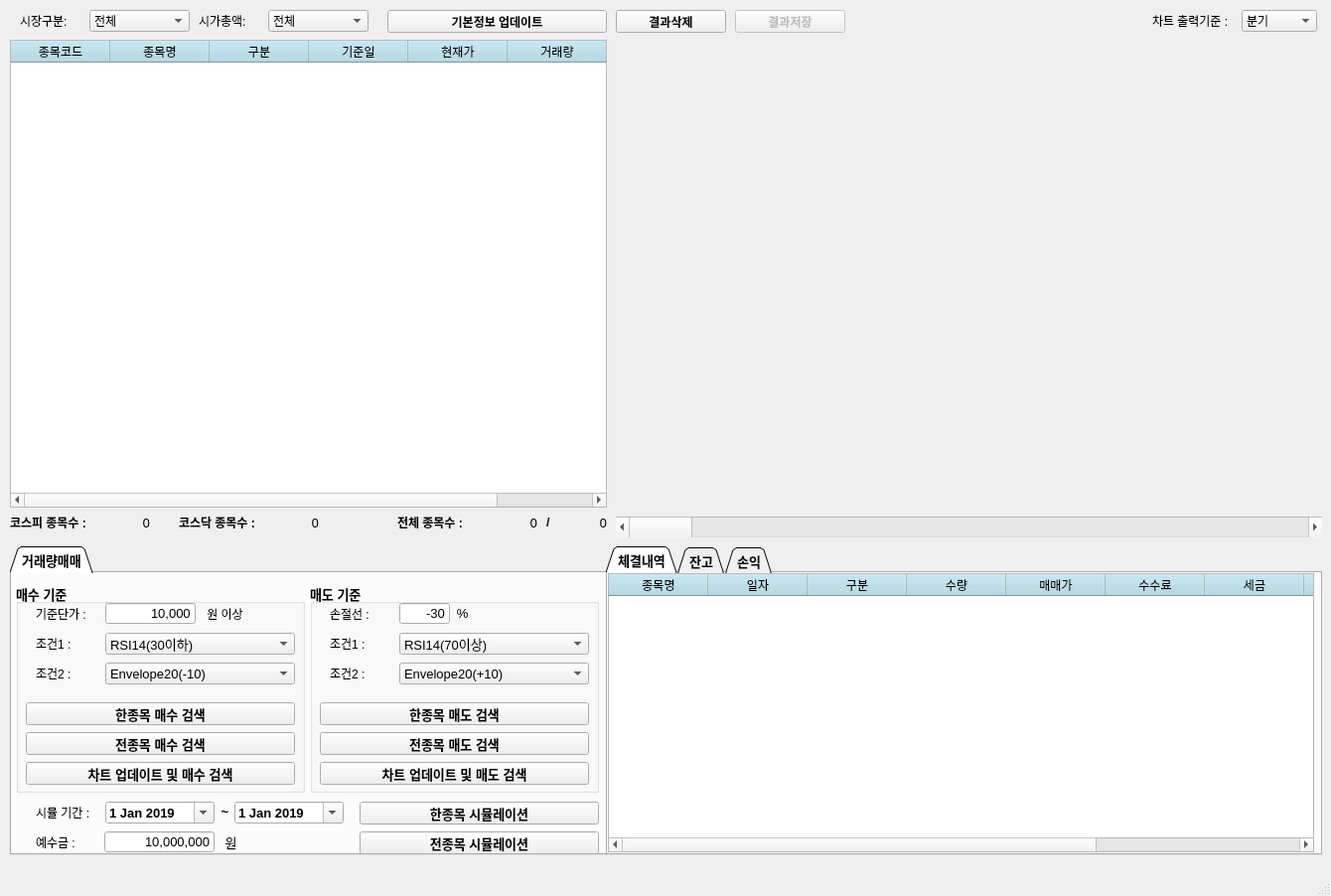
<?xml version="1.0" encoding="UTF-8"?>
<ui version="4.0">
 <class>MainWindow</class>
 <widget class="QMainWindow" name="MainWindow">
  <property name="geometry">
   <rect>
    <x>0</x>
    <y>0</y>
    <width>1340</width>
    <height>902</height>
   </rect>
  </property>
  <property name="sizePolicy">
   <sizepolicy hsizetype="Fixed" vsizetype="Fixed">
    <horstretch>0</horstretch>
    <verstretch>0</verstretch>
   </sizepolicy>
  </property>
  <property name="minimumSize">
   <size>
    <width>1340</width>
    <height>902</height>
   </size>
  </property>
  <property name="maximumSize">
   <size>
    <width>1340</width>
    <height>902</height>
   </size>
  </property>
  <property name="baseSize">
   <size>
    <width>1340</width>
    <height>902</height>
   </size>
  </property>
  <property name="windowTitle">
   <string>MainWindow</string>
  </property>
  <widget class="QWidget" name="centralwidget">
   <widget class="QTableWidget" name="stockTable">
    <property name="geometry">
     <rect>
      <x>10</x>
      <y>40</y>
      <width>601</width>
      <height>471</height>
     </rect>
    </property>
    <property name="autoFillBackground">
     <bool>false</bool>
    </property>
    <property name="styleSheet">
     <string notr="true">QHeaderView::section
{
background-color:lightblue;
}</string>
    </property>
    <property name="editTriggers">
     <set>QAbstractItemView::NoEditTriggers</set>
    </property>
    <property name="selectionMode">
     <enum>QAbstractItemView::SingleSelection</enum>
    </property>
    <property name="selectionBehavior">
     <enum>QAbstractItemView::SelectRows</enum>
    </property>
    <attribute name="verticalHeaderVisible">
     <bool>false</bool>
    </attribute>
    <column>
     <property name="text">
      <string>종목코드</string>
     </property>
    </column>
    <column>
     <property name="text">
      <string>종목명</string>
     </property>
    </column>
    <column>
     <property name="text">
      <string>구분</string>
     </property>
    </column>
    <column>
     <property name="text">
      <string>기준일</string>
     </property>
    </column>
    <column>
     <property name="text">
      <string>현재가</string>
     </property>
    </column>
    <column>
     <property name="text">
      <string>거래량</string>
     </property>
    </column>
   </widget>
   <widget class="QLabel" name="label_6">
    <property name="geometry">
     <rect>
      <x>10</x>
      <y>510</y>
      <width>111</width>
      <height>31</height>
     </rect>
    </property>
    <property name="font">
     <font>
      <weight>75</weight>
      <bold>true</bold>
     </font>
    </property>
    <property name="text">
     <string>코스피 종목수 :</string>
    </property>
   </widget>
   <widget class="QLabel" name="label_7">
    <property name="geometry">
     <rect>
      <x>180</x>
      <y>510</y>
      <width>111</width>
      <height>31</height>
     </rect>
    </property>
    <property name="font">
     <font>
      <weight>75</weight>
      <bold>true</bold>
     </font>
    </property>
    <property name="text">
     <string>코스닥 종목수 :</string>
    </property>
   </widget>
   <widget class="QLabel" name="ko_cntLabel">
    <property name="geometry">
     <rect>
      <x>100</x>
      <y>510</y>
      <width>51</width>
      <height>31</height>
     </rect>
    </property>
    <property name="font">
     <font>
      <family>맑은 고딕</family>
      <pointsize>10</pointsize>
      <weight>50</weight>
      <bold>false</bold>
     </font>
    </property>
    <property name="text">
     <string>0</string>
    </property>
    <property name="alignment">
     <set>Qt::AlignRight|Qt::AlignTrailing|Qt::AlignVCenter</set>
    </property>
   </widget>
   <widget class="QLabel" name="kq_cntLabel">
    <property name="geometry">
     <rect>
      <x>270</x>
      <y>510</y>
      <width>51</width>
      <height>31</height>
     </rect>
    </property>
    <property name="font">
     <font>
      <family>맑은 고딕</family>
      <pointsize>10</pointsize>
      <weight>50</weight>
      <bold>false</bold>
     </font>
    </property>
    <property name="text">
     <string>0</string>
    </property>
    <property name="alignment">
     <set>Qt::AlignRight|Qt::AlignTrailing|Qt::AlignVCenter</set>
    </property>
   </widget>
   <widget class="QLabel" name="runcntLabel">
    <property name="geometry">
     <rect>
      <x>490</x>
      <y>510</y>
      <width>51</width>
      <height>31</height>
     </rect>
    </property>
    <property name="font">
     <font>
      <family>맑은 고딕</family>
      <pointsize>10</pointsize>
      <weight>50</weight>
      <bold>false</bold>
     </font>
    </property>
    <property name="text">
     <string>0</string>
    </property>
    <property name="alignment">
     <set>Qt::AlignRight|Qt::AlignTrailing|Qt::AlignVCenter</set>
    </property>
   </widget>
   <widget class="QLabel" name="label_8">
    <property name="geometry">
     <rect>
      <x>400</x>
      <y>510</y>
      <width>91</width>
      <height>31</height>
     </rect>
    </property>
    <property name="font">
     <font>
      <weight>75</weight>
      <bold>true</bold>
     </font>
    </property>
    <property name="text">
     <string>전체 종목수 :</string>
    </property>
   </widget>
   <widget class="QLabel" name="label_9">
    <property name="geometry">
     <rect>
      <x>550</x>
      <y>510</y>
      <width>16</width>
      <height>31</height>
     </rect>
    </property>
    <property name="font">
     <font>
      <weight>75</weight>
      <bold>true</bold>
     </font>
    </property>
    <property name="text">
     <string>/</string>
    </property>
   </widget>
   <widget class="QLabel" name="allcntLabel">
    <property name="geometry">
     <rect>
      <x>560</x>
      <y>510</y>
      <width>51</width>
      <height>31</height>
     </rect>
    </property>
    <property name="font">
     <font>
      <family>맑은 고딕</family>
      <pointsize>10</pointsize>
      <weight>50</weight>
      <bold>false</bold>
     </font>
    </property>
    <property name="text">
     <string>0</string>
    </property>
    <property name="alignment">
     <set>Qt::AlignRight|Qt::AlignTrailing|Qt::AlignVCenter</set>
    </property>
   </widget>
   <widget class="QTabWidget" name="configTabWidget">
    <property name="geometry">
     <rect>
      <x>10</x>
      <y>550</y>
      <width>601</width>
      <height>311</height>
     </rect>
    </property>
    <property name="font">
     <font>
      <family>Arial</family>
      <pointsize>10</pointsize>
      <weight>75</weight>
      <bold>true</bold>
     </font>
    </property>
    <property name="contextMenuPolicy">
     <enum>Qt::DefaultContextMenu</enum>
    </property>
    <property name="autoFillBackground">
     <bool>false</bool>
    </property>
    <property name="tabShape">
     <enum>QTabWidget::Triangular</enum>
    </property>
    <property name="currentIndex">
     <number>0</number>
    </property>
    <property name="tabsClosable">
     <bool>false</bool>
    </property>
    <property name="tabBarAutoHide">
     <bool>false</bool>
    </property>
    <widget class="QWidget" name="volume_trade">
     <attribute name="title">
      <string>거래량매매</string>
     </attribute>
     <widget class="QGroupBox" name="groupBox">
      <property name="geometry">
       <rect>
        <x>4</x>
        <y>10</y>
        <width>291</width>
        <height>211</height>
       </rect>
      </property>
      <property name="title">
       <string>매수 기준</string>
      </property>
      <widget class="QLabel" name="label_3">
       <property name="geometry">
        <rect>
         <x>20</x>
         <y>50</y>
         <width>71</width>
         <height>21</height>
        </rect>
       </property>
       <property name="font">
        <font>
         <family>Arial</family>
         <pointsize>9</pointsize>
         <weight>50</weight>
         <bold>false</bold>
        </font>
       </property>
       <property name="text">
        <string>조건1 :</string>
       </property>
      </widget>
      <widget class="QComboBox" name="buy_cond1ComboBox">
       <property name="geometry">
        <rect>
         <x>90</x>
         <y>50</y>
         <width>191</width>
         <height>22</height>
        </rect>
       </property>
       <property name="font">
        <font>
         <weight>50</weight>
         <bold>false</bold>
        </font>
       </property>
       <property name="currentIndex">
        <number>0</number>
       </property>
       <item>
        <property name="text">
         <string>RSI14(30이하)</string>
        </property>
       </item>
       <item>
        <property name="text">
         <string>MFI14(20이하)</string>
        </property>
       </item>
       <item>
        <property name="text">
         <string>Envelope20(-10)</string>
        </property>
       </item>
      </widget>
      <widget class="QLineEdit" name="buy_cond0LineEdit">
       <property name="geometry">
        <rect>
         <x>90</x>
         <y>20</y>
         <width>91</width>
         <height>21</height>
        </rect>
       </property>
       <property name="font">
        <font>
         <weight>50</weight>
         <bold>false</bold>
        </font>
       </property>
       <property name="focusPolicy">
        <enum>Qt::StrongFocus</enum>
       </property>
       <property name="autoFillBackground">
        <bool>false</bool>
       </property>
       <property name="inputMask">
        <string/>
       </property>
       <property name="text">
        <string>10,000</string>
       </property>
       <property name="maxLength">
        <number>12</number>
       </property>
       <property name="frame">
        <bool>true</bool>
       </property>
       <property name="alignment">
        <set>Qt::AlignRight|Qt::AlignTrailing|Qt::AlignVCenter</set>
       </property>
       <property name="placeholderText">
        <string/>
       </property>
       <property name="clearButtonEnabled">
        <bool>false</bool>
       </property>
      </widget>
      <widget class="QLabel" name="label_29">
       <property name="geometry">
        <rect>
         <x>20</x>
         <y>20</y>
         <width>71</width>
         <height>21</height>
        </rect>
       </property>
       <property name="font">
        <font>
         <family>Arial</family>
         <pointsize>9</pointsize>
         <weight>50</weight>
         <bold>false</bold>
        </font>
       </property>
       <property name="text">
        <string>기준단가 :</string>
       </property>
      </widget>
      <widget class="QLabel" name="label_30">
       <property name="geometry">
        <rect>
         <x>180</x>
         <y>20</y>
         <width>61</width>
         <height>21</height>
        </rect>
       </property>
       <property name="font">
        <font>
         <family>Arial</family>
         <pointsize>9</pointsize>
         <weight>50</weight>
         <bold>false</bold>
        </font>
       </property>
       <property name="text">
        <string>원 이상</string>
       </property>
       <property name="alignment">
        <set>Qt::AlignCenter</set>
       </property>
      </widget>
      <widget class="QPushButton" name="search_buyPushButton">
       <property name="geometry">
        <rect>
         <x>10</x>
         <y>150</y>
         <width>271</width>
         <height>23</height>
        </rect>
       </property>
       <property name="text">
        <string>전종목 매수 검색</string>
       </property>
      </widget>
      <widget class="QComboBox" name="buy_cond2ComboBox">
       <property name="geometry">
        <rect>
         <x>90</x>
         <y>80</y>
         <width>191</width>
         <height>22</height>
        </rect>
       </property>
       <property name="font">
        <font>
         <weight>50</weight>
         <bold>false</bold>
        </font>
       </property>
       <property name="currentIndex">
        <number>2</number>
       </property>
       <item>
        <property name="text">
         <string>RSI14(30이하)</string>
        </property>
       </item>
       <item>
        <property name="text">
         <string>MFI14(20이하)</string>
        </property>
       </item>
       <item>
        <property name="text">
         <string>Envelope20(-10)</string>
        </property>
       </item>
      </widget>
      <widget class="QLabel" name="label_5">
       <property name="geometry">
        <rect>
         <x>20</x>
         <y>80</y>
         <width>71</width>
         <height>21</height>
        </rect>
       </property>
       <property name="font">
        <font>
         <family>Arial</family>
         <pointsize>9</pointsize>
         <weight>50</weight>
         <bold>false</bold>
        </font>
       </property>
       <property name="text">
        <string>조건2 :</string>
       </property>
      </widget>
      <widget class="QPushButton" name="update_search_buyPushButton">
       <property name="geometry">
        <rect>
         <x>10</x>
         <y>180</y>
         <width>271</width>
         <height>23</height>
        </rect>
       </property>
       <property name="text">
        <string>차트 업데이트 및 매수 검색</string>
       </property>
      </widget>
      <widget class="QPushButton" name="search_buyOnePushButton">
       <property name="geometry">
        <rect>
         <x>10</x>
         <y>120</y>
         <width>271</width>
         <height>23</height>
        </rect>
       </property>
       <property name="text">
        <string>한종목 매수 검색</string>
       </property>
      </widget>
     </widget>
     <widget class="QDateEdit" name="sim_startDateEdit">
      <property name="geometry">
       <rect>
        <x>94</x>
        <y>230</y>
        <width>110</width>
        <height>22</height>
       </rect>
      </property>
      <property name="dateTime">
       <datetime>
        <hour>0</hour>
        <minute>0</minute>
        <second>0</second>
        <year>2019</year>
        <month>1</month>
        <day>1</day>
       </datetime>
      </property>
      <property name="calendarPopup">
       <bool>true</bool>
      </property>
     </widget>
     <widget class="QLabel" name="label_11">
      <property name="geometry">
       <rect>
        <x>204</x>
        <y>230</y>
        <width>21</width>
        <height>21</height>
       </rect>
      </property>
      <property name="font">
       <font>
        <weight>75</weight>
        <bold>true</bold>
       </font>
      </property>
      <property name="text">
       <string>~</string>
      </property>
      <property name="alignment">
       <set>Qt::AlignCenter</set>
      </property>
     </widget>
     <widget class="QDateEdit" name="sim_endDateEdit">
      <property name="geometry">
       <rect>
        <x>224</x>
        <y>230</y>
        <width>110</width>
        <height>22</height>
       </rect>
      </property>
      <property name="dateTime">
       <datetime>
        <hour>0</hour>
        <minute>0</minute>
        <second>0</second>
        <year>2019</year>
        <month>1</month>
        <day>1</day>
       </datetime>
      </property>
      <property name="calendarPopup">
       <bool>true</bool>
      </property>
     </widget>
     <widget class="QGroupBox" name="groupBox_2">
      <property name="geometry">
       <rect>
        <x>300</x>
        <y>10</y>
        <width>291</width>
        <height>211</height>
       </rect>
      </property>
      <property name="title">
       <string>매도 기준</string>
      </property>
      <widget class="QLabel" name="label_12">
       <property name="geometry">
        <rect>
         <x>20</x>
         <y>50</y>
         <width>71</width>
         <height>21</height>
        </rect>
       </property>
       <property name="font">
        <font>
         <family>Arial</family>
         <pointsize>9</pointsize>
         <weight>50</weight>
         <bold>false</bold>
        </font>
       </property>
       <property name="text">
        <string>조건1 :</string>
       </property>
      </widget>
      <widget class="QComboBox" name="sell_cond1ComboBox">
       <property name="geometry">
        <rect>
         <x>90</x>
         <y>50</y>
         <width>191</width>
         <height>22</height>
        </rect>
       </property>
       <property name="font">
        <font>
         <weight>50</weight>
         <bold>false</bold>
        </font>
       </property>
       <property name="currentIndex">
        <number>0</number>
       </property>
       <item>
        <property name="text">
         <string>RSI14(70이상)</string>
        </property>
       </item>
       <item>
        <property name="text">
         <string>MFI14(80이상)</string>
        </property>
       </item>
       <item>
        <property name="text">
         <string>Envelope20(+10)</string>
        </property>
       </item>
      </widget>
      <widget class="QLabel" name="label_35">
       <property name="geometry">
        <rect>
         <x>20</x>
         <y>20</y>
         <width>71</width>
         <height>21</height>
        </rect>
       </property>
       <property name="font">
        <font>
         <family>Arial</family>
         <pointsize>9</pointsize>
         <weight>50</weight>
         <bold>false</bold>
        </font>
       </property>
       <property name="text">
        <string>손절선 : </string>
       </property>
      </widget>
      <widget class="QLineEdit" name="sell_cond0LineEdit">
       <property name="geometry">
        <rect>
         <x>90</x>
         <y>20</y>
         <width>51</width>
         <height>21</height>
        </rect>
       </property>
       <property name="font">
        <font>
         <weight>50</weight>
         <bold>false</bold>
        </font>
       </property>
       <property name="focusPolicy">
        <enum>Qt::StrongFocus</enum>
       </property>
       <property name="autoFillBackground">
        <bool>false</bool>
       </property>
       <property name="inputMask">
        <string/>
       </property>
       <property name="text">
        <string>-30</string>
       </property>
       <property name="maxLength">
        <number>6</number>
       </property>
       <property name="frame">
        <bool>true</bool>
       </property>
       <property name="alignment">
        <set>Qt::AlignRight|Qt::AlignTrailing|Qt::AlignVCenter</set>
       </property>
       <property name="placeholderText">
        <string/>
       </property>
       <property name="clearButtonEnabled">
        <bool>false</bool>
       </property>
      </widget>
      <widget class="QLabel" name="label_37">
       <property name="geometry">
        <rect>
         <x>140</x>
         <y>20</y>
         <width>31</width>
         <height>21</height>
        </rect>
       </property>
       <property name="font">
        <font>
         <weight>50</weight>
         <bold>false</bold>
        </font>
       </property>
       <property name="text">
        <string>% </string>
       </property>
       <property name="alignment">
        <set>Qt::AlignCenter</set>
       </property>
      </widget>
      <widget class="QPushButton" name="search_sellPushButton">
       <property name="geometry">
        <rect>
         <x>10</x>
         <y>150</y>
         <width>271</width>
         <height>23</height>
        </rect>
       </property>
       <property name="text">
        <string>전종목 매도 검색</string>
       </property>
      </widget>
      <widget class="QLabel" name="label_13">
       <property name="geometry">
        <rect>
         <x>20</x>
         <y>80</y>
         <width>71</width>
         <height>21</height>
        </rect>
       </property>
       <property name="font">
        <font>
         <family>Arial</family>
         <pointsize>9</pointsize>
         <weight>50</weight>
         <bold>false</bold>
        </font>
       </property>
       <property name="text">
        <string>조건2 :</string>
       </property>
      </widget>
      <widget class="QComboBox" name="sell_cond2ComboBox">
       <property name="geometry">
        <rect>
         <x>90</x>
         <y>80</y>
         <width>191</width>
         <height>22</height>
        </rect>
       </property>
       <property name="font">
        <font>
         <weight>50</weight>
         <bold>false</bold>
        </font>
       </property>
       <property name="currentIndex">
        <number>2</number>
       </property>
       <item>
        <property name="text">
         <string>RSI14(70이상)</string>
        </property>
       </item>
       <item>
        <property name="text">
         <string>MFI14(80이상)</string>
        </property>
       </item>
       <item>
        <property name="text">
         <string>Envelope20(+10)</string>
        </property>
       </item>
      </widget>
      <widget class="QPushButton" name="update_search_sellPushButton">
       <property name="geometry">
        <rect>
         <x>10</x>
         <y>180</y>
         <width>271</width>
         <height>23</height>
        </rect>
       </property>
       <property name="text">
        <string>차트 업데이트 및 매도 검색</string>
       </property>
      </widget>
      <widget class="QPushButton" name="search_sellOnePushButton">
       <property name="geometry">
        <rect>
         <x>10</x>
         <y>120</y>
         <width>271</width>
         <height>23</height>
        </rect>
       </property>
       <property name="text">
        <string>한종목 매도 검색</string>
       </property>
      </widget>
     </widget>
     <widget class="QPushButton" name="runPushButton">
      <property name="geometry">
       <rect>
        <x>350</x>
        <y>230</y>
        <width>241</width>
        <height>23</height>
       </rect>
      </property>
      <property name="text">
       <string>한종목 시뮬레이션</string>
      </property>
     </widget>
     <widget class="QLabel" name="label_4">
      <property name="geometry">
       <rect>
        <x>24</x>
        <y>230</y>
        <width>71</width>
        <height>21</height>
       </rect>
      </property>
      <property name="font">
       <font>
        <family>Arial</family>
        <pointsize>9</pointsize>
        <weight>50</weight>
        <bold>false</bold>
       </font>
      </property>
      <property name="text">
       <string>시뮬 기간 :</string>
      </property>
     </widget>
     <widget class="QPushButton" name="run_totalPushButton">
      <property name="geometry">
       <rect>
        <x>350</x>
        <y>260</y>
        <width>241</width>
        <height>23</height>
       </rect>
      </property>
      <property name="text">
       <string>전종목 시뮬레이션</string>
      </property>
     </widget>
     <widget class="QLabel" name="label_15">
      <property name="geometry">
       <rect>
        <x>24</x>
        <y>260</y>
        <width>71</width>
        <height>21</height>
       </rect>
      </property>
      <property name="font">
       <font>
        <family>Arial</family>
        <pointsize>9</pointsize>
        <weight>50</weight>
        <bold>false</bold>
       </font>
      </property>
      <property name="text">
       <string>예수금 :</string>
      </property>
     </widget>
     <widget class="QLabel" name="label_16">
      <property name="geometry">
       <rect>
        <x>210</x>
        <y>260</y>
        <width>21</width>
        <height>21</height>
       </rect>
      </property>
      <property name="font">
       <font>
        <weight>50</weight>
        <bold>false</bold>
       </font>
      </property>
      <property name="text">
       <string>원</string>
      </property>
      <property name="alignment">
       <set>Qt::AlignCenter</set>
      </property>
     </widget>
     <widget class="QLineEdit" name="depositLineEdit">
      <property name="geometry">
       <rect>
        <x>93</x>
        <y>260</y>
        <width>111</width>
        <height>21</height>
       </rect>
      </property>
      <property name="font">
       <font>
        <weight>50</weight>
        <bold>false</bold>
       </font>
      </property>
      <property name="focusPolicy">
       <enum>Qt::StrongFocus</enum>
      </property>
      <property name="inputMask">
       <string/>
      </property>
      <property name="text">
       <string>10,000,000</string>
      </property>
      <property name="maxLength">
       <number>13</number>
      </property>
      <property name="alignment">
       <set>Qt::AlignRight|Qt::AlignTrailing|Qt::AlignVCenter</set>
      </property>
     </widget>
    </widget>
   </widget>
   <widget class="QWidget" name="verticalLayoutWidget">
    <property name="geometry">
     <rect>
      <x>620</x>
      <y>40</y>
      <width>711</width>
      <height>471</height>
     </rect>
    </property>
    <layout class="QVBoxLayout" name="chartVerticalLayout"/>
   </widget>
   <widget class="QScrollBar" name="chartScrollBar">
    <property name="geometry">
     <rect>
      <x>620</x>
      <y>520</y>
      <width>711</width>
      <height>21</height>
     </rect>
    </property>
    <property name="orientation">
     <enum>Qt::Horizontal</enum>
    </property>
   </widget>
   <widget class="QTabWidget" name="tabWidget">
    <property name="geometry">
     <rect>
      <x>610</x>
      <y>550</y>
      <width>721</width>
      <height>311</height>
     </rect>
    </property>
    <property name="font">
     <font>
      <family>Arial</family>
      <pointsize>10</pointsize>
      <weight>75</weight>
      <bold>true</bold>
     </font>
    </property>
    <property name="tabShape">
     <enum>QTabWidget::Triangular</enum>
    </property>
    <property name="currentIndex">
     <number>0</number>
    </property>
    <widget class="QWidget" name="stock_sim_result">
     <attribute name="title">
      <string>체결내역</string>
     </attribute>
     <widget class="QTableWidget" name="stockSimTable">
      <property name="geometry">
       <rect>
        <x>0</x>
        <y>0</y>
        <width>711</width>
        <height>281</height>
       </rect>
      </property>
      <property name="styleSheet">
       <string notr="true">QHeaderView::section
{
background-color:lightblue;
}</string>
      </property>
      <property name="editTriggers">
       <set>QAbstractItemView::NoEditTriggers</set>
      </property>
      <property name="selectionMode">
       <enum>QAbstractItemView::SingleSelection</enum>
      </property>
      <property name="selectionBehavior">
       <enum>QAbstractItemView::SelectRows</enum>
      </property>
      <attribute name="verticalHeaderVisible">
       <bool>false</bool>
      </attribute>
      <column>
       <property name="text">
        <string>종목명</string>
       </property>
      </column>
      <column>
       <property name="text">
        <string>일자</string>
       </property>
      </column>
      <column>
       <property name="text">
        <string>구분</string>
       </property>
      </column>
      <column>
       <property name="text">
        <string>수량</string>
       </property>
      </column>
      <column>
       <property name="text">
        <string>매매가</string>
       </property>
      </column>
      <column>
       <property name="text">
        <string>수수료</string>
       </property>
      </column>
      <column>
       <property name="text">
        <string>세금</string>
       </property>
      </column>
      <column>
       <property name="text">
        <string>수익률</string>
       </property>
      </column>
      <column>
       <property name="text">
        <string>수익금</string>
       </property>
      </column>
      <column>
       <property name="text">
        <string>누적수익금</string>
       </property>
      </column>
     </widget>
    </widget>
    <widget class="QWidget" name="market_sim_remain">
     <attribute name="title">
      <string>잔고</string>
     </attribute>
     <widget class="QTableWidget" name="stockRemainTable">
      <property name="geometry">
       <rect>
        <x>0</x>
        <y>0</y>
        <width>711</width>
        <height>251</height>
       </rect>
      </property>
      <property name="styleSheet">
       <string notr="true">QHeaderView::section
{
background-color:lightblue;
}</string>
      </property>
      <property name="editTriggers">
       <set>QAbstractItemView::NoEditTriggers</set>
      </property>
      <property name="selectionMode">
       <enum>QAbstractItemView::SingleSelection</enum>
      </property>
      <property name="selectionBehavior">
       <enum>QAbstractItemView::SelectRows</enum>
      </property>
      <attribute name="verticalHeaderVisible">
       <bool>false</bool>
      </attribute>
      <column>
       <property name="text">
        <string>종목명</string>
       </property>
      </column>
      <column>
       <property name="text">
        <string>매수일</string>
       </property>
      </column>
      <column>
       <property name="text">
        <string>수량</string>
       </property>
      </column>
      <column>
       <property name="text">
        <string>매수가</string>
       </property>
      </column>
      <column>
       <property name="text">
        <string>평가손익</string>
       </property>
      </column>
      <column>
       <property name="text">
        <string>수익률</string>
       </property>
      </column>
      <column>
       <property name="text">
        <string>현재가</string>
       </property>
      </column>
      <column>
       <property name="text">
        <string>매수금액</string>
       </property>
      </column>
      <column>
       <property name="text">
        <string>평가금액</string>
       </property>
      </column>
      <column>
       <property name="text">
        <string>수수료</string>
       </property>
      </column>
      <column>
       <property name="text">
        <string>세금</string>
       </property>
      </column>
     </widget>
     <widget class="QLabel" name="label_18">
      <property name="geometry">
       <rect>
        <x>140</x>
        <y>260</y>
        <width>111</width>
        <height>21</height>
       </rect>
      </property>
      <property name="font">
       <font>
        <family>Arial</family>
        <pointsize>9</pointsize>
        <weight>75</weight>
        <bold>true</bold>
       </font>
      </property>
      <property name="text">
       <string>전체 평가손익 :</string>
      </property>
     </widget>
     <widget class="QLabel" name="remain_profitLabel">
      <property name="geometry">
       <rect>
        <x>250</x>
        <y>260</y>
        <width>131</width>
        <height>21</height>
       </rect>
      </property>
      <property name="font">
       <font>
        <family>Arial</family>
        <pointsize>9</pointsize>
        <weight>75</weight>
        <bold>true</bold>
       </font>
      </property>
      <property name="text">
       <string>0</string>
      </property>
      <property name="alignment">
       <set>Qt::AlignRight|Qt::AlignTrailing|Qt::AlignVCenter</set>
      </property>
     </widget>
     <widget class="QLabel" name="label_20">
      <property name="geometry">
       <rect>
        <x>420</x>
        <y>260</y>
        <width>91</width>
        <height>21</height>
       </rect>
      </property>
      <property name="font">
       <font>
        <family>Arial</family>
        <pointsize>9</pointsize>
        <weight>75</weight>
        <bold>true</bold>
       </font>
      </property>
      <property name="text">
       <string>평균 수익률 :</string>
      </property>
     </widget>
     <widget class="QLabel" name="remain_rateLabel">
      <property name="geometry">
       <rect>
        <x>510</x>
        <y>260</y>
        <width>201</width>
        <height>21</height>
       </rect>
      </property>
      <property name="font">
       <font>
        <family>Arial</family>
        <pointsize>9</pointsize>
        <weight>75</weight>
        <bold>true</bold>
       </font>
      </property>
      <property name="text">
       <string>0</string>
      </property>
      <property name="alignment">
       <set>Qt::AlignRight|Qt::AlignTrailing|Qt::AlignVCenter</set>
      </property>
     </widget>
    </widget>
    <widget class="QWidget" name="market_sim_profit">
     <attribute name="title">
      <string>손익</string>
     </attribute>
     <widget class="QTableWidget" name="stockProfitTable">
      <property name="geometry">
       <rect>
        <x>0</x>
        <y>0</y>
        <width>711</width>
        <height>251</height>
       </rect>
      </property>
      <property name="styleSheet">
       <string notr="true">QHeaderView::section
{
background-color:lightblue;
}</string>
      </property>
      <property name="editTriggers">
       <set>QAbstractItemView::NoEditTriggers</set>
      </property>
      <property name="selectionMode">
       <enum>QAbstractItemView::SingleSelection</enum>
      </property>
      <property name="selectionBehavior">
       <enum>QAbstractItemView::SelectRows</enum>
      </property>
      <attribute name="verticalHeaderVisible">
       <bool>false</bool>
      </attribute>
      <column>
       <property name="text">
        <string>종목명</string>
       </property>
      </column>
      <column>
       <property name="text">
        <string>매도일</string>
       </property>
      </column>
      <column>
       <property name="text">
        <string>실현손익</string>
       </property>
      </column>
      <column>
       <property name="text">
        <string>수익률</string>
       </property>
      </column>
      <column>
       <property name="text">
        <string>매수금액</string>
       </property>
      </column>
      <column>
       <property name="text">
        <string>매도금액</string>
       </property>
      </column>
      <column>
       <property name="text">
        <string>매수가</string>
       </property>
      </column>
      <column>
       <property name="text">
        <string>매도가</string>
       </property>
      </column>
      <column>
       <property name="text">
        <string>수수료</string>
       </property>
      </column>
      <column>
       <property name="text">
        <string>세금</string>
       </property>
      </column>
     </widget>
     <widget class="QLabel" name="profit_rateLabel">
      <property name="geometry">
       <rect>
        <x>510</x>
        <y>260</y>
        <width>201</width>
        <height>21</height>
       </rect>
      </property>
      <property name="font">
       <font>
        <family>Arial</family>
        <pointsize>9</pointsize>
        <weight>75</weight>
        <bold>true</bold>
       </font>
      </property>
      <property name="text">
       <string>0</string>
      </property>
      <property name="alignment">
       <set>Qt::AlignRight|Qt::AlignTrailing|Qt::AlignVCenter</set>
      </property>
     </widget>
     <widget class="QLabel" name="label_19">
      <property name="geometry">
       <rect>
        <x>140</x>
        <y>260</y>
        <width>111</width>
        <height>21</height>
       </rect>
      </property>
      <property name="font">
       <font>
        <family>Arial</family>
        <pointsize>9</pointsize>
        <weight>75</weight>
        <bold>true</bold>
       </font>
      </property>
      <property name="text">
       <string>전체 실현손익 :</string>
      </property>
     </widget>
     <widget class="QLabel" name="profit_profitLabel">
      <property name="geometry">
       <rect>
        <x>250</x>
        <y>260</y>
        <width>131</width>
        <height>21</height>
       </rect>
      </property>
      <property name="font">
       <font>
        <family>Arial</family>
        <pointsize>9</pointsize>
        <weight>75</weight>
        <bold>true</bold>
       </font>
      </property>
      <property name="text">
       <string>0</string>
      </property>
      <property name="alignment">
       <set>Qt::AlignRight|Qt::AlignTrailing|Qt::AlignVCenter</set>
      </property>
     </widget>
     <widget class="QLabel" name="label_21">
      <property name="geometry">
       <rect>
        <x>420</x>
        <y>260</y>
        <width>91</width>
        <height>21</height>
       </rect>
      </property>
      <property name="font">
       <font>
        <family>Arial</family>
        <pointsize>9</pointsize>
        <weight>75</weight>
        <bold>true</bold>
       </font>
      </property>
      <property name="text">
       <string>평균 수익률 :</string>
      </property>
     </widget>
    </widget>
   </widget>
   <widget class="QComboBox" name="rangeComboBox">
    <property name="geometry">
     <rect>
      <x>1250</x>
      <y>10</y>
      <width>76</width>
      <height>22</height>
     </rect>
    </property>
    <property name="font">
     <font>
      <weight>50</weight>
      <bold>false</bold>
     </font>
    </property>
    <property name="currentIndex">
     <number>1</number>
    </property>
    <item>
     <property name="text">
      <string>월</string>
     </property>
    </item>
    <item>
     <property name="text">
      <string>분기</string>
     </property>
    </item>
    <item>
     <property name="text">
      <string>반기</string>
     </property>
    </item>
    <item>
     <property name="text">
      <string>년</string>
     </property>
    </item>
   </widget>
   <widget class="QLabel" name="label">
    <property name="geometry">
     <rect>
      <x>1160</x>
      <y>10</y>
      <width>101</width>
      <height>21</height>
     </rect>
    </property>
    <property name="font">
     <font>
      <family>Arial</family>
      <pointsize>9</pointsize>
      <weight>50</weight>
      <bold>false</bold>
     </font>
    </property>
    <property name="text">
     <string>차트 출력기준 :</string>
    </property>
   </widget>
   <widget class="QComboBox" name="sel_topComboBox">
    <property name="enabled">
     <bool>true</bool>
    </property>
    <property name="geometry">
     <rect>
      <x>270</x>
      <y>10</y>
      <width>101</width>
      <height>22</height>
     </rect>
    </property>
    <property name="font">
     <font>
      <weight>50</weight>
      <bold>false</bold>
     </font>
    </property>
    <property name="editable">
     <bool>false</bool>
    </property>
    <property name="currentIndex">
     <number>0</number>
    </property>
    <item>
     <property name="text">
      <string>전체</string>
     </property>
    </item>
    <item>
     <property name="text">
      <string>TOP10</string>
     </property>
    </item>
    <item>
     <property name="text">
      <string>TOP20</string>
     </property>
    </item>
    <item>
     <property name="text">
      <string>TOP50</string>
     </property>
    </item>
    <item>
     <property name="text">
      <string>TOP100</string>
     </property>
    </item>
    <item>
     <property name="text">
      <string>TOP200</string>
     </property>
    </item>
    <item>
     <property name="text">
      <string>저장목록</string>
     </property>
    </item>
   </widget>
   <widget class="QComboBox" name="sel_marketComboBox">
    <property name="geometry">
     <rect>
      <x>90</x>
      <y>10</y>
      <width>101</width>
      <height>22</height>
     </rect>
    </property>
    <property name="font">
     <font>
      <weight>50</weight>
      <bold>false</bold>
     </font>
    </property>
    <property name="currentIndex">
     <number>0</number>
    </property>
    <item>
     <property name="text">
      <string>전체</string>
     </property>
    </item>
    <item>
     <property name="text">
      <string>코스피</string>
     </property>
    </item>
    <item>
     <property name="text">
      <string>코스닥</string>
     </property>
    </item>
   </widget>
   <widget class="QLabel" name="label_26">
    <property name="geometry">
     <rect>
      <x>20</x>
      <y>10</y>
      <width>71</width>
      <height>21</height>
     </rect>
    </property>
    <property name="font">
     <font>
      <family>Arial</family>
      <pointsize>9</pointsize>
      <weight>50</weight>
      <bold>false</bold>
     </font>
    </property>
    <property name="text">
     <string>시장구분:</string>
    </property>
   </widget>
   <widget class="QLabel" name="label_27">
    <property name="geometry">
     <rect>
      <x>200</x>
      <y>10</y>
      <width>71</width>
      <height>21</height>
     </rect>
    </property>
    <property name="font">
     <font>
      <family>Arial</family>
      <pointsize>9</pointsize>
      <weight>50</weight>
      <bold>false</bold>
     </font>
    </property>
    <property name="text">
     <string>시가총액:</string>
    </property>
   </widget>
   <widget class="QPushButton" name="clear_sim_resultPushButton">
    <property name="geometry">
     <rect>
      <x>620</x>
      <y>10</y>
      <width>111</width>
      <height>23</height>
     </rect>
    </property>
    <property name="font">
     <font>
      <family>Arial</family>
      <weight>75</weight>
      <bold>true</bold>
     </font>
    </property>
    <property name="text">
     <string>결과삭제</string>
    </property>
   </widget>
   <widget class="QPushButton" name="save_sim_resultPushButton">
    <property name="enabled">
     <bool>false</bool>
    </property>
    <property name="geometry">
     <rect>
      <x>740</x>
      <y>10</y>
      <width>111</width>
      <height>23</height>
     </rect>
    </property>
    <property name="font">
     <font>
      <family>Arial</family>
      <weight>75</weight>
      <bold>true</bold>
     </font>
    </property>
    <property name="text">
     <string>결과저장</string>
    </property>
   </widget>
   <widget class="QPushButton" name="save_stocks_infoPushButton">
    <property name="geometry">
     <rect>
      <x>390</x>
      <y>10</y>
      <width>221</width>
      <height>23</height>
     </rect>
    </property>
    <property name="font">
     <font>
      <family>Arial</family>
      <weight>75</weight>
      <bold>true</bold>
     </font>
    </property>
    <property name="text">
     <string>기본정보 업데이트</string>
    </property>
   </widget>
  </widget>
  <widget class="QMenuBar" name="menubar">
   <property name="geometry">
    <rect>
     <x>0</x>
     <y>0</y>
     <width>1340</width>
     <height>21</height>
    </rect>
   </property>
  </widget>
  <widget class="QStatusBar" name="statusbar"/>
 </widget>
 <resources/>
 <connections/>
</ui>
